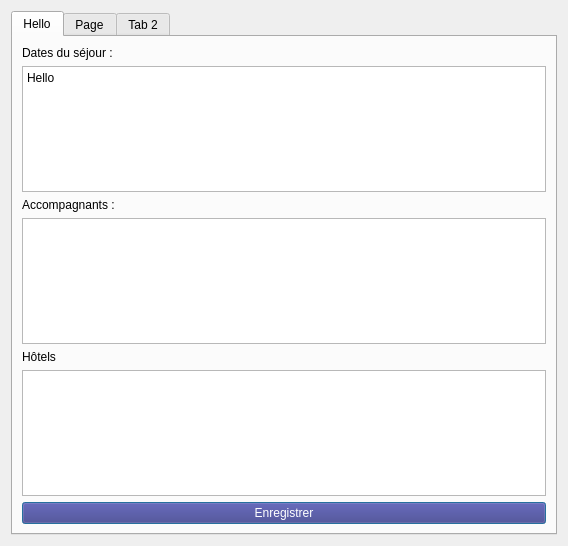
<?xml version="1.0" encoding="UTF-8"?>
<ui version="4.0">
 <class>Dialog</class>
 <widget class="QDialog" name="Dialog">
  <property name="geometry">
   <rect>
    <x>0</x>
    <y>0</y>
    <width>568</width>
    <height>546</height>
   </rect>
  </property>
  <property name="windowTitle">
   <string>Dialog</string>
  </property>
  <layout class="QHBoxLayout" name="horizontalLayout_3">
   <item>
    <widget class="QTabWidget" name="tabWidget">
     <property name="styleSheet">
      <string notr="true">font: 75 18pt &quot;Helvetica Neue&quot;;</string>
     </property>
     <property name="currentIndex">
      <number>0</number>
     </property>
     <widget class="QWidget" name="tab">
      <attribute name="title">
       <string>Hello</string>
      </attribute>
      <layout class="QVBoxLayout" name="verticalLayout_2">
       <item>
        <widget class="QLabel" name="label">
         <property name="styleSheet">
          <string notr="true">font: 87 36pt &quot;Helvetica Neue&quot;;</string>
         </property>
         <property name="text">
          <string>Dates du séjour :</string>
         </property>
        </widget>
       </item>
       <item>
        <widget class="QPlainTextEdit" name="plainTextEdit">
         <property name="styleSheet">
          <string notr="true">font: 57 24pt &quot;Helvetica Neue&quot;;</string>
         </property>
         <property name="plainText">
          <string>Hello
</string>
         </property>
        </widget>
       </item>
       <item>
        <widget class="QLabel" name="label_2">
         <property name="styleSheet">
          <string notr="true">font: 87 36pt &quot;Helvetica Neue&quot;;</string>
         </property>
         <property name="text">
          <string>Accompagnants :</string>
         </property>
        </widget>
       </item>
       <item>
        <widget class="QPlainTextEdit" name="plainTextEdit_4">
         <property name="styleSheet">
          <string notr="true">font: 57 24pt &quot;Helvetica Neue&quot;;</string>
         </property>
        </widget>
       </item>
       <item>
        <widget class="QLabel" name="label_3">
         <property name="styleSheet">
          <string notr="true">font: 87 36pt &quot;Helvetica Neue&quot;;</string>
         </property>
         <property name="text">
          <string>Hôtels</string>
         </property>
        </widget>
       </item>
       <item>
        <widget class="QPlainTextEdit" name="plainTextEdit_5">
         <property name="styleSheet">
          <string notr="true">font: 57 24pt &quot;Helvetica Neue&quot;;</string>
         </property>
        </widget>
       </item>
       <item>
        <widget class="QPushButton" name="pushButton">
         <property name="styleSheet">
          <string notr="true">font: 87 36pt &quot;Helvetica Neue&quot;;
background-color: rgb(62, 53, 132);
color: rgb(255, 255, 255);</string>
         </property>
         <property name="text">
          <string>Enregistrer</string>
         </property>
        </widget>
       </item>
      </layout>
     </widget>
     <widget class="QWidget" name="tab_3">
      <attribute name="title">
       <string>Page</string>
      </attribute>
      <layout class="QVBoxLayout" name="verticalLayout">
       <item>
        <widget class="QPlainTextEdit" name="plainTextEdit_2"/>
       </item>
       <item>
        <widget class="QWidget" name="widget_2" native="true">
         <property name="minimumSize">
          <size>
           <width>0</width>
           <height>40</height>
          </size>
         </property>
         <layout class="QHBoxLayout" name="horizontalLayout_2">
          <item>
           <spacer name="horizontalSpacer_2">
            <property name="orientation">
             <enum>Qt::Horizontal</enum>
            </property>
            <property name="sizeHint" stdset="0">
             <size>
              <width>40</width>
              <height>20</height>
             </size>
            </property>
           </spacer>
          </item>
          <item>
           <widget class="QPushButton" name="pushButton_2">
            <property name="text">
             <string>Enregistrer</string>
            </property>
           </widget>
          </item>
         </layout>
        </widget>
       </item>
      </layout>
     </widget>
     <widget class="QWidget" name="tab_2">
      <attribute name="title">
       <string>Tab 2</string>
      </attribute>
      <layout class="QVBoxLayout" name="verticalLayout_3">
       <item>
        <widget class="QPlainTextEdit" name="plainTextEdit_3"/>
       </item>
       <item>
        <widget class="QWidget" name="widget_3" native="true">
         <property name="minimumSize">
          <size>
           <width>0</width>
           <height>40</height>
          </size>
         </property>
         <layout class="QHBoxLayout" name="horizontalLayout_4">
          <item>
           <spacer name="horizontalSpacer_3">
            <property name="orientation">
             <enum>Qt::Horizontal</enum>
            </property>
            <property name="sizeHint" stdset="0">
             <size>
              <width>40</width>
              <height>20</height>
             </size>
            </property>
           </spacer>
          </item>
          <item>
           <widget class="QPushButton" name="pushButton_3">
            <property name="text">
             <string>Enregistrer</string>
            </property>
           </widget>
          </item>
         </layout>
        </widget>
       </item>
      </layout>
     </widget>
    </widget>
   </item>
  </layout>
 </widget>
 <resources/>
 <connections/>
</ui>
